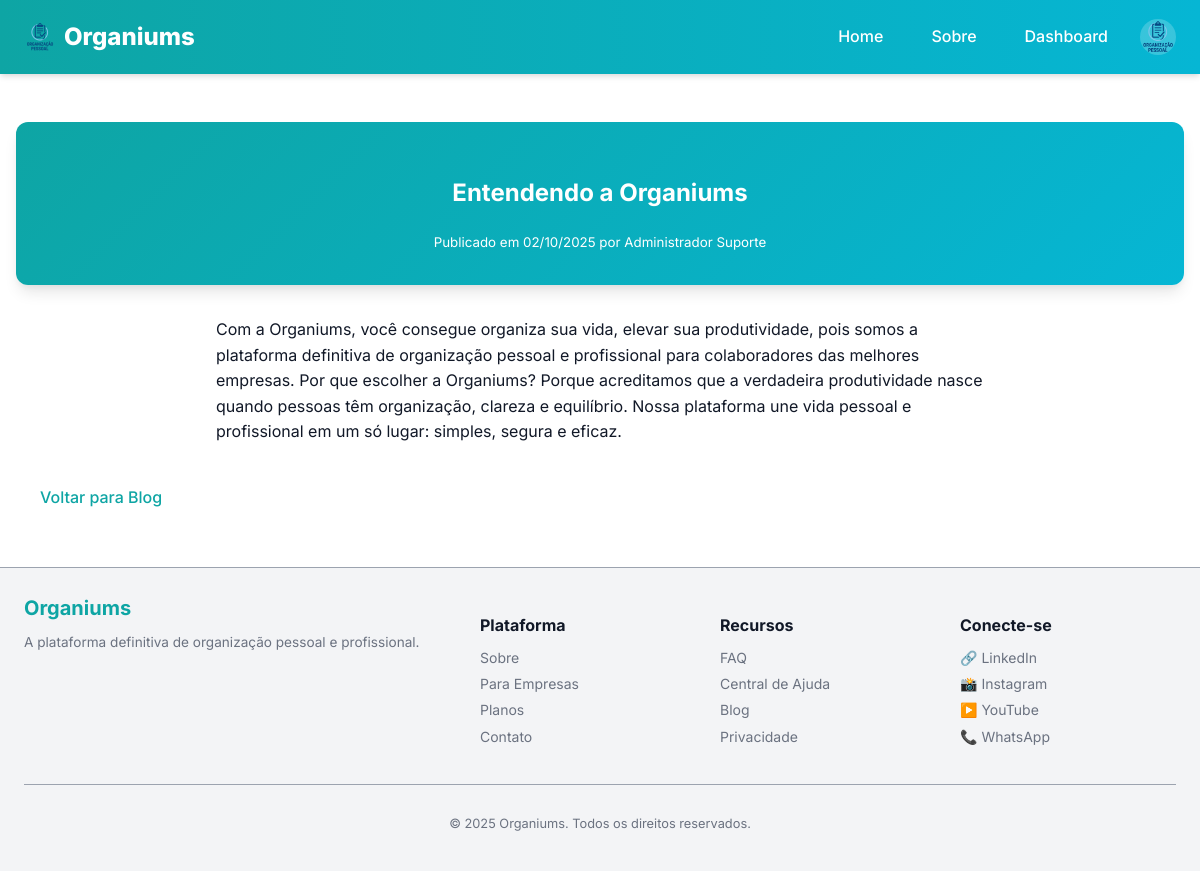
The page /blog/organiums (signed in) on the database its author committed.
### models.py (models this page shows, shortened)
class User(UserMixin, db.Model):
    __tablename__ = "user"
    id = db.Column(db.Integer, primary_key=True)
    username = db.Column(db.String(50), unique=True, index=True, nullable=False)
    name = db.Column(db.String(120), nullable=False)
    email = db.Column(db.String(120), unique=True, index=True, nullable=False)
    password_hash = db.Column(db.String(128))
    avatar = db.Column(db.String(200))
    role = db.Column(db.String(30), default="cliente", nullable=False)
    company_id = db.Column(db.Integer, db.ForeignKey('company.id'), nullable=True)

class BlogPost(db.Model):
    id = db.Column(db.Integer, primary_key=True)
    titulo = db.Column(db.String(200), nullable=False)
    slug = db.Column(db.String(200), unique=True, nullable=False)
    resumo = db.Column(db.String(300))
    conteudo = db.Column(db.Text, nullable=False)
    autor_id = db.Column(db.Integer, db.ForeignKey('user.id'))
    criado_em = db.Column(db.DateTime, default=db.func.current_timestamp())
    atualizado_em = db.Column(db.DateTime, default=db.func.current_timestamp(), onupdate=db.func.current_timestamp())
    autor = db.relationship('User', backref='posts')

### app/views.py (the view)
@bp.route('/blog/<slug>')
def blog_post(slug):
    register_log(f"Acesso à página do post do blog: {slug}")
    post = BlogPost.query.filter_by(slug=slug).first_or_404()
    return render_template('public/blog_post.html', post=post)

### app/utils.py (called while the page is built)
def register_log(action, status="ok"):
    user_id = current_user.id if current_user.is_authenticated else None
    ip_address = request.remote_addr
    log = Log(
        user_id=user_id,
        action=action,
        ip_address=ip_address,
        status=status
    )
    db.session.add(log)
    db.session.commit()

### manage.py (called while the page is built)
def create_app(config_object=None):
    app = Flask(__name__, template_folder='app/templates', static_folder='app/static')
    app.config.from_object(config_object or Config)
    db.init_app(app)
    migrate.init_app(app, db)
    login.init_app(app)
    from models import User
    @login.user_loader
    def load_user(user_id):
        return User.query.get(int(user_id))
    from app.views import bp as app_bp
    from api.views import bp as api_bp
    app.register_blueprint(app_bp)
    app.register_blueprint(api_bp, url_prefix='/api')
    app.config['MAX_CONTENT_LENGTH'] = 2 * 1024 * 1024
    register_error_handlers(app)
    @app.shell_context_processor
    def make_shell_context():
        return {'db': db, 'User': User}
    return app

### app/templates/public/blog_post.html (shortened to what this page needs)
{% extends 'base.html' %}
{% block content %}
<section class="blog-hero">
    <h1>{{ post.titulo }}</h1>
    <small>Publicado em {{ post.criado_em.strftime('%d/%m/%Y') }} por {{ post.autor.name }}</small>
</section>
<section class="blog-content">
    {{ post.conteudo | safe }}
</section>
<a href="{{ url_for('app_bp.blog') }}" class="btn-primary">Voltar para Blog</a>
{% endblock %}

### app/templates/components/header.html (shortened to what this page needs)
<header class="site-header">
  <div class="header-wrap">
    <a class="brand" href="{{ url_for('app_bp.home') }}">
      <img class="brand-logo" src="{{ url_for('static', filename='img/logo.png') }}" alt="Organiums" width="32" height="32">
      Organiums
    </a>
    <nav class="desktop-nav">
      <a class="nav-link" href="{{ url_for('app_bp.home') }}">Home</a>
      <a class="nav-link" href="{{ url_for('app_bp.about') }}">Sobre</a>
      {% if current_user.is_authenticated %}
        <a class="nav-link" href="{{ url_for('app_bp.dashboard') }}">Dashboard</a>
        <div class="user-menu">
          {% if current_user.avatar %}
            <img src="{{ url_for('static', filename='uploads/avatars/' ~ current_user.avatar) }}"
                alt="Avatar de {{ current_user.name }}"
                width="32" height="32"
                class="user-avatar">
          {% else %}
            <div class="user-avatar placeholder-avatar">{{ current_user.name[0]|upper }}</div>
          {% endif %}
        </div>
      {% else %}
        <a class="nav-link" href="{{ url_for('app_bp.login') }}">Entrar</a>
        <a class="nav-link" href="{{ url_for('app_bp.register') }}">Cadastrar</a>
      {% endif %}
    </nav>
  </div>
</header>

### app/static/css/main.css (style rules this page uses)
* { box-sizing: border-box; }
body { font-family: var(--font-base); background: var(--bg); color: var(--fg); margin: 0; padding: 0; line-height: var(--line-height); }

### app/static/css/vars.css (style rules this page uses)
:root { --bg: #ffffff; --fg: #111827; --bg-light: #f3f4f6; --muted: #6b7280; --muted-light: #9ca3af; --border: #e5e7eb; --surface: #ffffff; --brand-primary: #0ea5a4; --brand-secondary: #06b6d4; --brand-dark: #0d9488; --success: #10b981; --success-bg: #d1fae5; --danger: #ef4444; --danger-bg: #fee2e2; --warning: #f59e0b; --warning-bg: #fef3c7; --info: #3b82f6; --info-bg: #dbeafe; --font-base: 'Inter', system-ui, Arial, sans-serif; --font-alt: 'Inter', system-ui, Arial, sans-serif; --text-xs: 0.75rem; --text-sm: 0.875rem; --text-md: 1rem; --text-lg: 1.125rem; --text-xl: 1.25rem; --text-2xl: 1.5rem; --text-3xl: 1.875rem; --line-height: 1.6; --container-width: 1200px; --spacing-xs: 4px; --spacing-sm: 8px; --spacing-md: 16px; --spacing-lg: 24px; --spacing-xl: 32px; --spacing-2xl: 48px; --radius: 8px; --radius-lg: 12px; --radius-full: 9999px; --shadow: 0 4px 6px -1px rgba(0, 0, 0, 0.1), 0 2px 4px -1px rgba(0, 0, 0, 0.06); --shadow-md: 0 10px 15px -3px rgba(0, 0, 0, 0.1), 0 4px 6px -2px rgba(0, 0, 0, 0.05); --shadow-lg: 0 20px 25px -5px rgba(0, 0, 0, 0.1), 0 10px 10px -5px rgba(0, 0, 0, 0.04); --transition: all 0.3s ease; --modal-bg: var(--surface); --overlay-bg: rgba(0, 0, 0, 0.6); }

### app/static/css/components/header.css (style rules this page uses)
.site-header { background: linear-gradient(90deg, var(--brand-primary), var(--brand-secondary)); color: white; position: sticky; top: 0; z-index: 1000; box-shadow: var(--shadow); }
.header-wrap { max-width: var(--container-width); margin: 0 auto; display: flex; justify-content: space-between; align-items: center; padding: var(--spacing-md) var(--spacing-lg); }
.brand { font-weight: 800; color: white; text-decoration: none; font-size: 1.5rem; display: flex; align-items: center; gap: var(--spacing-sm); }
.brand-logo { height: 32px; width: auto; }
.desktop-nav { display: flex; align-items: center; gap: var(--spacing-md); }
.nav-link { color: white; text-decoration: none; font-weight: 500; padding: var(--spacing-sm) var(--spacing-md); border-radius: var(--radius); transition: var(--transition); position: relative; }
.nav-link::after { content: ''; position: absolute; bottom: 0; left: 50%; width: 0; height: 2px; background-color: white; transition: var(--transition); transform: translateX(-50%); }
.user-menu { display: flex; align-items: center; gap: var(--spacing-sm); position: relative; }
.user-avatar { width: 36px; height: 36px; border-radius: 50%; background-color: rgba(255, 255, 255, 0.2); display: flex; align-items: center; justify-content: center; font-weight: 600; cursor: pointer; }

### app/static/css/pages/public/home.css (style rules this page uses)
.btn-primary, .btn-secondary { display: inline-block; padding: var(--spacing-sm) var(--spacing-lg); border-radius: var(--radius); font-weight: 500; transition: var(--transition); text-decoration: none; }
.btn-primary { background: white; color: var(--brand-primary); }

### app/static/css/pages/public/blog.css (style rules this page uses)
.hero-blog, .blog-hero { text-align: center; padding: var(--spacing-xl) var(--spacing-md); background: linear-gradient(135deg, var(--brand-primary), var(--brand-secondary)); color: white; border-radius: var(--radius-lg); box-shadow: var(--shadow-md); margin-bottom: var(--spacing-xl); }
.blog-content { max-width: 800px; margin: 0 auto var(--spacing-xl); padding: 0 var(--spacing-md); line-height: 1.6; color: var(--fg); }

### rows shown on the page
User: avatar (picture), autor.name "Administrador Suporte"
BlogPost: titulo "Entendendo a Organiums", criado_em "02/10/2025", conteudo "Com a Organiums, você consegue organiza sua vida, elevar sua produtividade, pois somos a plataforma definitiva de organização pessoal e profissional para colaboradores das melhores empresas. Por que escolher a Organiums? Porque acreditamos que a verdadeira produtividade nasce quando pessoas têm organização, clareza e equilíbrio. Nossa plataforma une vida pessoal e profissional em um só lugar: simples, segura e eficaz."

### other values the page prints
{{ current_year|default(2025) }} "2025"
